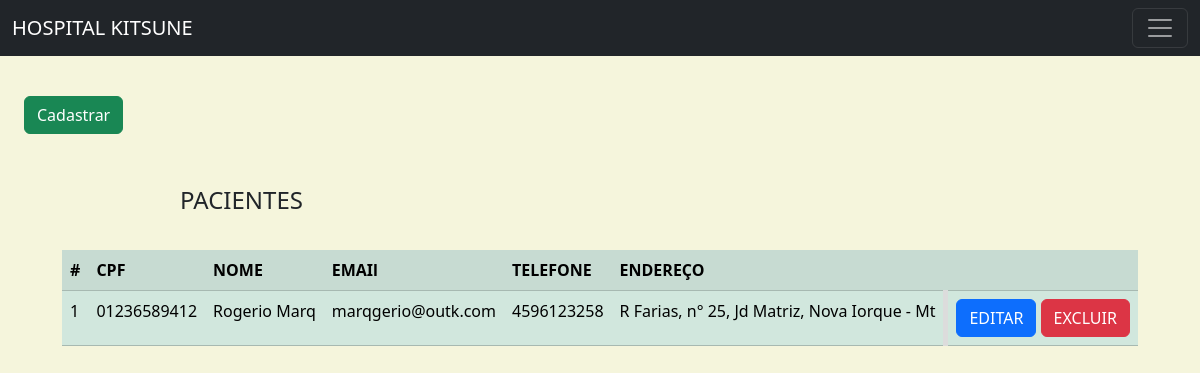
The app's page /patientsIndex.php, older data.
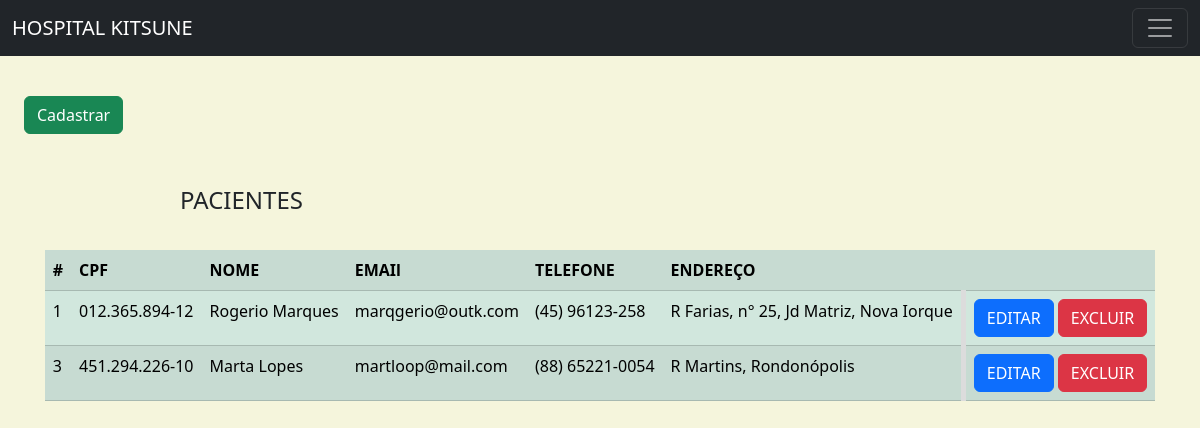
The same page, newer data.
### tables this page shows
CREATE TABLE `patient` (
  `id` int(10) NOT NULL,
  `CPF` varchar(20) DEFAULT NULL,
  `name` varchar(50) DEFAULT NULL,
  `email` varchar(50) DEFAULT NULL,
  `phone` varchar(25) DEFAULT NULL,
  `address` varchar(60) DEFAULT NULL,
  `active` tinyint(1) NOT NULL DEFAULT 1
);

### patientsIndex.php (the view, shortened to what this page needs)
<?php
include 'header.php';
include 'config.php';
$sql = $conn->prepare('select * from patient where active = 1');
$sql->execute();
$patients = $sql->fetchAll(PDO::FETCH_ASSOC);
echo '<a class="btn btn-success" href="patientsForm.php" role="button" style="margin-top: 8%; margin-left:2%; margin-bottom: 4%;">Cadastrar</a>';
if(count($patients) > 0){
    echo "<legend style='padding-left:15%; padding-bottom:2%'>PACIENTES</legend>";
    echo "<div class='container-fluid' style='display:grid; justify-content: center; align-items: center;'>";
    echo "<table class='table table-success table-striped ' style='margin:0 auto; max-width: 100%;'>";
    echo "<tr>";
    echo "<th>#</th>";
    echo "<th>CPF</th>";
    echo "<th>NOME</th>";
    echo "<th>EMAIl</th>";
    echo "<th>TELEFONE</th>";
    echo "<th>ENDEREÇO</th>";
    echo "<th></th>";
    echo "</tr>";
    foreach ($patients as $row) {
        echo "<tr>";
        echo "<td>" . $row['id'] . "</td>";
        echo "<td>" . $row['CPF'] . "</td>";
        echo "<td>" . $row['name'] . "</td>";
        echo "<td>" . $row['email'] . "</td>";
        echo "<td>" . $row['phone'] . "</td>";
        echo "<td style='word-wrap:  break-word'>" . $row['address'] . "</td>";
        echo "<td style='border-left: 5px solid gainsboro;'>
                <a href='editPatient.php?id=" . $row['id'] . "' class='btn btn-primary'>EDITAR</a>
                <button data-id='" . $row['id'] . "' class='btn btn-danger delete-btn'>EXCLUIR</button></td>";
                echo "</tr>";
    }
    echo "</table>";
    echo "</div>";
} else {
    echo "<p style='font-weight: bold;  color: red; font-style: italic; display: flex; justify-content: center;'>Nenhum registro encontrado !</p>";
}
?>

Row changes from the older to the newer data that the page shows:
changed patient "marqgerio@outk.com": CPF "01236589412" → "012.365.894-12"; name "Rogerio Marq" → "Rogerio Marques"; phone "4596123258" → "(45) 96123-258"; address "R Farias, n° 25, Jd Matriz, Nova Iorque - Mt" → "R Farias, n° 25, Jd Matriz, Nova Iorque"
added patient: id "3", CPF "451.294.226-10", name "Marta Lopes", email "martloop@mail.com", phone "(88) 65221-0054", address "R Martins, Rondonópolis"
